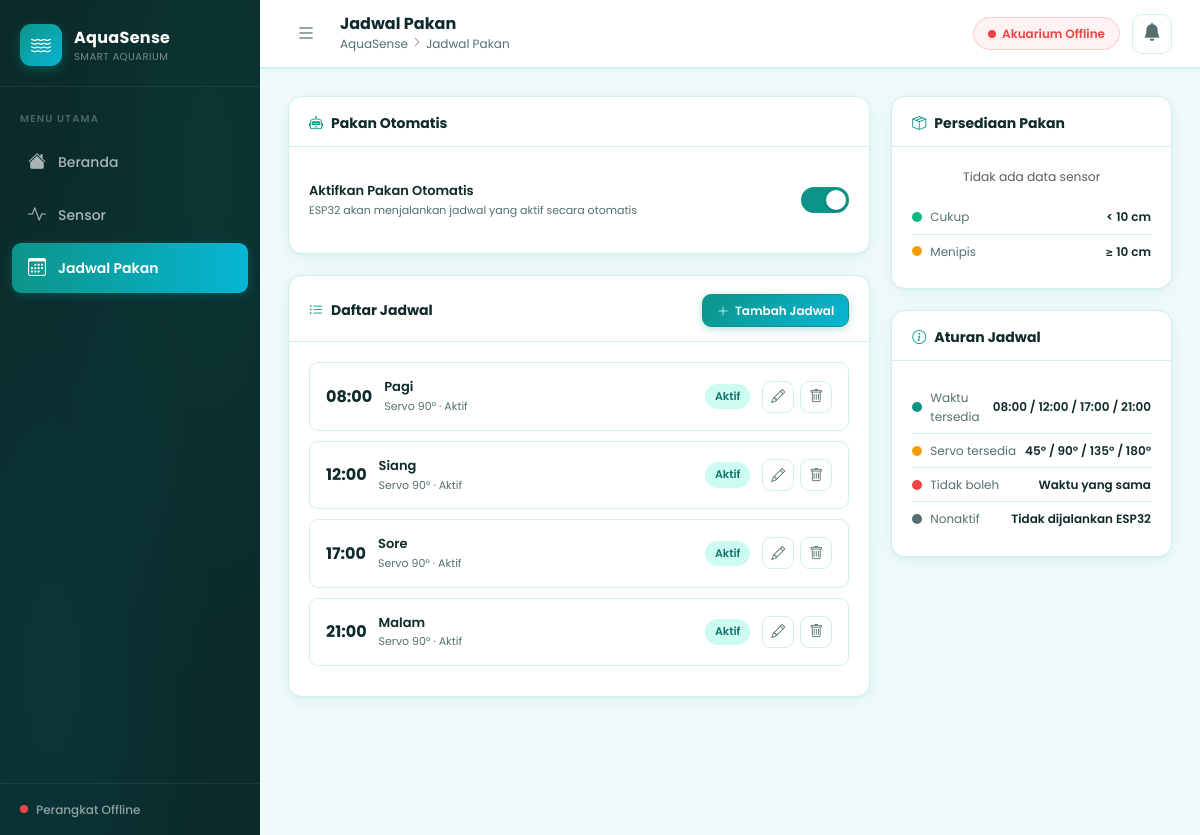
Screenshot of /pages/jadwal.php with the database file from the repository.
### tables this page shows
CREATE TABLE IF NOT EXISTS `jadwal_pakan` (
    `id`            INT UNSIGNED    NOT NULL AUTO_INCREMENT,
    `nama`          VARCHAR(100)    NOT NULL,
    `jam`           TIME            NOT NULL,
    `sudut_servo`   TINYINT         NOT NULL DEFAULT 90 COMMENT '45, 90, 135, atau 180 derajat',
    `aktif`         TINYINT(1)      NOT NULL DEFAULT 1,
    `created_at`    DATETIME        NOT NULL DEFAULT CURRENT_TIMESTAMP,
    `updated_at`    DATETIME        NOT NULL DEFAULT CURRENT_TIMESTAMP ON UPDATE CURRENT_TIMESTAMP,
    PRIMARY KEY (`id`),
    UNIQUE KEY `uk_jam` (`jam`)
);

### includes/functions.php (called while the page is built, shortened)
<?php
function getMonitoringTerakhir(): ?array {
    $pdo = getDB();
    $stmt = $pdo->query(
        'SELECT *
         FROM monitoring
         ORDER BY created_at DESC, id DESC
         LIMIT 1'
    );
    return $stmt->fetch() ?: null;
}
function isPerangkatOnline(): bool {
    $pdo = getDB();
    $stmt = $pdo->prepare("SELECT nilai FROM pengaturan WHERE kunci = 'esp32_last_seen'");
    $stmt->execute();
    $row = $stmt->fetch();
    if (!$row || empty($row['nilai'])) return false;
    $diff = time() - strtotime($row['nilai']);
    return $diff <= OFFLINE_THRESHOLD;
}
function getSemuaJadwal(): array {
    $pdo = getDB();
    $stmt = $pdo->query('SELECT * FROM jadwal_pakan ORDER BY jam ASC');
    return $stmt->fetchAll();
}

### pages/jadwal.php (the view, shortened to what this page needs)
<?php
require_once __DIR__ . '/../includes/functions.php';
$jadwal         = getSemuaJadwal();
$pageTitle  = 'Jadwal Pakan';
$activePage = 'jadwal';
require_once __DIR__ . '/../includes/header.php';
?>
<div data-page="jadwal">
    <div class="row g-4">
        <div class="col-xl-8">
            <div class="aq-card mb-4">
                <div class="aq-card-header">
                    <h3 class="aq-card-title"><i class="bi bi-robot"></i>Pakan Otomatis</h3>
                </div>
                <div class="aq-card-body">
                    <div class="aq-toggle-wrap">
                        <div class="aq-toggle-label">
                            <span class="aq-toggle-label-text">Aktifkan Pakan Otomatis</span>
                            <span class="aq-toggle-label-sub">ESP32 akan menjalankan jadwal yang aktif secara otomatis</span>
                        </div>
                        <label class="aq-toggle-switch">
                            <span class="aq-toggle-slider"></span>
                        </label>
                    </div>
                </div>
            </div>
            <div class="aq-card">
                <div class="aq-card-header">
                    <h3 class="aq-card-title"><i class="bi bi-list-ul"></i>Daftar Jadwal</h3>
                    <button class="aq-btn aq-btn-primary aq-btn-sm" onclick="openAddModal()">
                        <i class="bi bi-plus-lg"></i>Tambah Jadwal
                    </button>
                </div>
                <div class="aq-card-body">
                    <div id="jadwalList">
                        <?php if (empty($jadwal)): ?>
                        <p class="text-muted small text-center py-3">Belum ada jadwal. Tambah jadwal baru.</p>
                        <?php else: ?>
                        <?php foreach ($jadwal as $j): ?>
                        <div class="aq-jadwal-table-item <?= $j['aktif'] ? '' : 'nonaktif' ?>" data-id="<?= $j['id'] ?>">
                            <div>
                                <div style="font-size:16px;font-weight:700;"><?= substr($j['jam'], 0, 5) ?></div>
                            </div>
                            <div style="flex:1;min-width:0;">
                                <div style="font-size:13px;font-weight:600;"><?= htmlspecialchars($j['nama']) ?></div>
                                <div style="font-size:11px;color:var(--aq-muted);">Servo <?= $j['sudut_servo'] ?>° · <?= $j['aktif'] ? 'Aktif' : 'Nonaktif' ?></div>
                            </div>
                            <span class="aq-jadwal-status <?= $j['aktif'] ? 'menunggu' : 'nonaktif' ?>"><?= $j['aktif'] ? 'Aktif' : 'Nonaktif' ?></span>
                            <div class="aq-jadwal-table-actions">
                                <button class="aq-btn-icon" onclick="openEditModal(<?= $j['id'] ?>)" title="Edit">
                                    <i class="bi bi-pencil"></i>
                                </button>
                                <button class="aq-btn-icon danger" onclick="hapusJadwal(<?= $j['id'] ?>, '<?= htmlspecialchars($j['nama'], ENT_QUOTES) ?>')" title="Hapus">
                                    <i class="bi bi-trash"></i>
                                </button>
                            </div>
                        </div>
                        <?php endforeach; ?>
                        <?php endif; ?>
                    </div>
                </div>
            </div>
        </div>
        <div class="col-xl-4">
            <div class="aq-card mb-4">
                <div class="aq-card-header">
                    <h3 class="aq-card-title"><i class="bi bi-box-seam"></i>Persediaan Pakan</h3>
                </div>
                <div class="aq-card-body">
                    <div id="pakanCard">
                        <?php
                        $mon = getMonitoringTerakhir();
                        if ($mon && $mon['jarak_valid']) {
                            $sp = getStatusPakan((float)$mon['jarak_pakan']);
                            echo '<div style="text-align:center;">';
                            echo '<div class="aq-sensor-big-value">' . $mon['jarak_pakan'] . ' cm</div>';
                            echo '<span class="aq-sensor-status-pill ' . $sp['class'] . '"><i class="bi bi-circle-fill" style="font-size:6px"></i>' . $sp['label'] . '</span>';
                            echo '</div>';
                        } else {
                            echo '<p class="text-muted small text-center">Tidak ada data sensor</p>';
                        }
                        ?>
                    </div>
                    <div class="aq-threshold-item mt-3">
                        <div class="aq-threshold-dot" style="background:var(--aq-success);"></div>
                        <span class="aq-threshold-label">Cukup</span>
                        <span class="aq-threshold-value">&lt; 10 cm</span>
                    </div>
                    <div class="aq-threshold-item">
                        <div class="aq-threshold-dot" style="background:var(--aq-warning);"></div>
                        <span class="aq-threshold-label">Menipis</span>
                        <span class="aq-threshold-value">≥ 10 cm</span>
                    </div>
                </div>
            </div>
            <div class="aq-card">
                <div class="aq-card-header">
                    <h3 class="aq-card-title"><i class="bi bi-info-circle"></i>Aturan Jadwal</h3>
                </div>
                <div class="aq-card-body">
                    <div class="aq-threshold-item">
                        <div class="aq-threshold-dot" style="background:var(--aq-primary);"></div>
                        <span class="aq-threshold-label">Waktu tersedia</span>
                        <span class="aq-threshold-value">08:00 / 12:00 / 17:00 / 21:00</span>
                    </div>
                    <div class="aq-threshold-item">
                        <div class="aq-threshold-dot" style="background:var(--aq-warning);"></div>
                        <span class="aq-threshold-label">Servo tersedia</span>
                        <span class="aq-threshold-value">45° / 90° / 135° / 180°</span>
                    </div>
                    <div class="aq-threshold-item">
                        <div class="aq-threshold-dot" style="background:var(--aq-danger);"></div>
                        <span class="aq-threshold-label">Tidak boleh</span>
                        <span class="aq-threshold-value">Waktu yang sama</span>
                    </div>
                    <div class="aq-threshold-item">
                        <div class="aq-threshold-dot" style="background:var(--aq-muted);"></div>
                        <span class="aq-threshold-label">Nonaktif</span>
                        <span class="aq-threshold-value">Tidak dijalankan ESP32</span>
                    </div>
                </div>
            </div>
        </div>
    </div>
</div>
<?php require_once __DIR__ . '/../includes/footer.php'; ?>

### includes/header.php (shortened to what this page needs)
<?php
require_once __DIR__ . '/../includes/functions.php';
$pageTitle  = $pageTitle ?? APP_NAME;
$isOnline   = isPerangkatOnline();
?>
<!DOCTYPE html>
<html lang="id">
<head>
    <link rel="stylesheet" href="https://cdn.jsdelivr.net/npm/bootstrap@5.3.3/dist/css/bootstrap.min.css">
    <link rel="stylesheet" href="https://cdn.jsdelivr.net/npm/bootstrap-icons@1.11.3/font/bootstrap-icons.min.css">
    <link rel="stylesheet" href="<?= APP_URL ?>/assets/css/style.css">
</head>
<body>
<div class="aq-wrapper">
    <aside class="aq-sidebar" id="aqSidebar">
        <div class="aq-sidebar-brand">
            <div class="aq-logo-icon">
                <i class="bi bi-water"></i>
            </div>
            <div class="aq-logo-text">
                <span class="aq-logo-name">AquaSense</span>
                <span class="aq-logo-sub">Smart Aquarium</span>
            </div>
        </div>
        <nav class="aq-sidebar-nav">
            <div class="aq-nav-label">Menu Utama</div>
            <a href="<?= APP_URL ?>/pages/beranda.php" class="aq-nav-link <?= ($activePage ?? '') === 'beranda' ? 'active' : '' ?>">
                <i class="bi bi-house-fill"></i>
                <span>Beranda</span>
            </a>
            <a href="<?= APP_URL ?>/pages/sensor.php" class="aq-nav-link <?= ($activePage ?? '') === 'sensor' ? 'active' : '' ?>">
                <i class="bi bi-activity"></i>
                <span>Sensor</span>
            </a>
            <a href="<?= APP_URL ?>/pages/jadwal.php" class="aq-nav-link <?= ($activePage ?? '') === 'jadwal' ? 'active' : '' ?>">
                <i class="bi bi-calendar3"></i>
                <span>Jadwal Pakan</span>
            </a>
        </nav>
        <div class="aq-sidebar-footer">
            <div class="aq-device-status <?= $isOnline ? 'online' : 'offline' ?>">
                <span class="aq-status-dot"></span>
                <span><?= $isOnline ? 'Perangkat Online' : 'Perangkat Offline' ?></span>
            </div>
        </div>
    </aside>
    <div class="aq-main">
        <header class="aq-header">
            <div class="aq-header-left">
                <button class="aq-sidebar-toggle" id="sidebarToggle" aria-label="Toggle sidebar">
                    <i class="bi bi-list"></i>
                </button>
                <div class="aq-header-title">
                    <h1 class="aq-page-title"><?= htmlspecialchars($pageTitle) ?></h1>
                    <div class="aq-breadcrumb">
                        <span>AquaSense</span> <i class="bi bi-chevron-right"></i> <span><?= htmlspecialchars($pageTitle) ?></span>
                    </div>
                </div>
            </div>
            <div class="aq-header-right">
                <div class="aq-aquarium-badge <?= $isOnline ? 'online' : 'offline' ?>">
                    <span class="aq-status-dot"></span>
                    <?= $isOnline ? 'Akuarium Aktif' : 'Akuarium Offline' ?>
                </div>
                <div class="aq-notif-wrap dropdown">
                    <button class="aq-notif-btn" type="button" data-bs-toggle="dropdown" aria-expanded="false" id="notifBtn">
                        <i class="bi bi-bell-fill"></i>
                    </button>
                </div>
            </div>
        </header>
        <main class="aq-content">

### includes/footer.php (shortened to what this page needs)
        </main>
    </div>
</div>
</body>
</html>

### rows the page displays
jadwal_pakan: jam "08:00", nama "Pagi", sudut_servo "90", aktif "Aktif"
jadwal_pakan: jam "12:00", nama "Siang", sudut_servo "90", aktif "Aktif"
jadwal_pakan: jam "17:00", nama "Sore", sudut_servo "90", aktif "Aktif"
jadwal_pakan: jam "21:00", nama "Malam", sudut_servo "90", aktif "Aktif"

### other values shown
$pageTitle "Jadwal Pakan"
